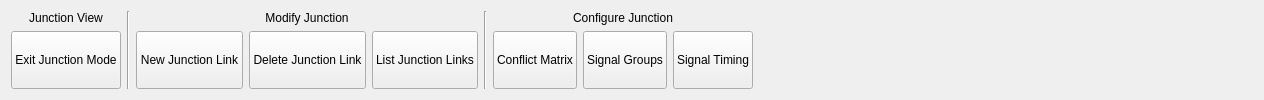
     <widget class="QWidget" name="Junctiontab">
      <attribute name="title">
       <string>Junction</string>
      </attribute>
      <layout class="QHBoxLayout" name="horizontalLayout_6">
       <item>
        <layout class="QVBoxLayout" name="verticalLayout_3">
         <item>
          <widget class="QLabel" name="JunctionView_Label">
           <property name="sizePolicy">
            <sizepolicy hsizetype="Minimum" vsizetype="Minimum">
             <horstretch>0</horstretch>
             <verstretch>0</verstretch>
            </sizepolicy>
           </property>
           <property name="text">
            <string>Junction View</string>
           </property>
           <property name="alignment">
            <set>Qt::AlignCenter</set>
           </property>
          </widget>
         </item>
         <item>
          <widget class="QPushButton" name="ExitJctView_Button">
           <property name="sizePolicy">
            <sizepolicy hsizetype="Minimum" vsizetype="MinimumExpanding">
             <horstretch>0</horstretch>
             <verstretch>0</verstretch>
            </sizepolicy>
           </property>
           <property name="text">
            <string>Exit Junction Mode</string>
           </property>
          </widget>
         </item>
        </layout>
       </item>
       <item>
        <widget class="Line" name="line_2">
         <property name="orientation">
          <enum>Qt::Vertical</enum>
         </property>
        </widget>
       </item>
       <item>
        <layout class="QVBoxLayout" name="verticalLayout_4">
         <item>
          <widget class="QLabel" name="ModifyJct_Label">
           <property name="sizePolicy">
            <sizepolicy hsizetype="Minimum" vsizetype="Minimum">
             <horstretch>0</horstretch>
             <verstretch>0</verstretch>
            </sizepolicy>
           </property>
           <property name="text">
            <string>Modify Junction</string>
           </property>
           <property name="alignment">
            <set>Qt::AlignCenter</set>
           </property>
          </widget>
         </item>
         <item>
          <layout class="QHBoxLayout" name="horizontalLayout_4">
           <item>
            <widget class="QPushButton" name="NewJctLink_Button">
             <property name="sizePolicy">
              <sizepolicy hsizetype="Minimum" vsizetype="MinimumExpanding">
               <horstretch>0</horstretch>
               <verstretch>0</verstretch>
              </sizepolicy>
             </property>
             <property name="text">
              <string>New Junction Link</string>
             </property>
            </widget>
           </item>
           <item>
            <widget class="QPushButton" name="DeleteJctLink_Button">
             <property name="sizePolicy">
              <sizepolicy hsizetype="Minimum" vsizetype="MinimumExpanding">
               <horstretch>0</horstretch>
               <verstretch>0</verstretch>
              </sizepolicy>
             </property>
             <property name="text">
              <string>Delete Junction Link</string>
             </property>
            </widget>
           </item>
           <item>
            <widget class="QPushButton" name="ListJctLink_Button">
             <property name="sizePolicy">
              <sizepolicy hsizetype="Minimum" vsizetype="MinimumExpanding">
               <horstretch>0</horstretch>
               <verstretch>0</verstretch>
              </sizepolicy>
             </property>
             <property name="text">
              <string>List Junction Links</string>
             </property>
            </widget>
           </item>
          </layout>
         </item>
        </layout>
       </item>
       <item>
        <widget class="Line" name="line_3">
         <property name="orientation">
          <enum>Qt::Vertical</enum>
         </property>
        </widget>
       </item>
       <item>
        <layout class="QVBoxLayout" name="verticalLayout_5">
         <item>
          <widget class="QLabel" name="label">
           <property name="sizePolicy">
            <sizepolicy hsizetype="Minimum" vsizetype="Minimum">
             <horstretch>0</horstretch>
             <verstretch>0</verstretch>
            </sizepolicy>
           </property>
           <property name="text">
            <string>Configure Junction</string>
           </property>
           <property name="alignment">
            <set>Qt::AlignCenter</set>
           </property>
          </widget>
         </item>
         <item>
          <layout class="QHBoxLayout" name="horizontalLayout_5">
           <item>
            <widget class="QPushButton" name="conflictMatrix_pushButton">
             <property name="sizePolicy">
              <sizepolicy hsizetype="Minimum" vsizetype="MinimumExpanding">
               <horstretch>0</horstretch>
               <verstretch>0</verstretch>
              </sizepolicy>
             </property>
             <property name="text">
              <string>Conflict Matrix</string>
             </property>
            </widget>
           </item>
           <item>
            <widget class="QPushButton" name="SignalGroups_Button">
             <property name="sizePolicy">
              <sizepolicy hsizetype="Minimum" vsizetype="MinimumExpanding">
               <horstretch>0</horstretch>
               <verstretch>0</verstretch>
              </sizepolicy>
             </property>
             <property name="text">
              <string>Signal Groups</string>
             </property>
            </widget>
           </item>
           <item>
            <widget class="QPushButton" name="SignalTimingPlan_Button">
             <property name="sizePolicy">
              <sizepolicy hsizetype="Minimum" vsizetype="MinimumExpanding">
               <horstretch>0</horstretch>
               <verstretch>0</verstretch>
              </sizepolicy>
             </property>
             <property name="text">
              <string>Signal Timing</string>
             </property>
            </widget>
           </item>
          </layout>
         </item>
        </layout>
       </item>
       <item>
        <spacer name="horizontalSpacer_2">
         <property name="orientation">
          <enum>Qt::Horizontal</enum>
         </property>
         <property name="sizeHint" stdset="0">
          <size>
           <width>500</width>
           <height>20</height>
          </size>
         </property>
        </spacer>
       </item>
      </layout>
     </widget>
